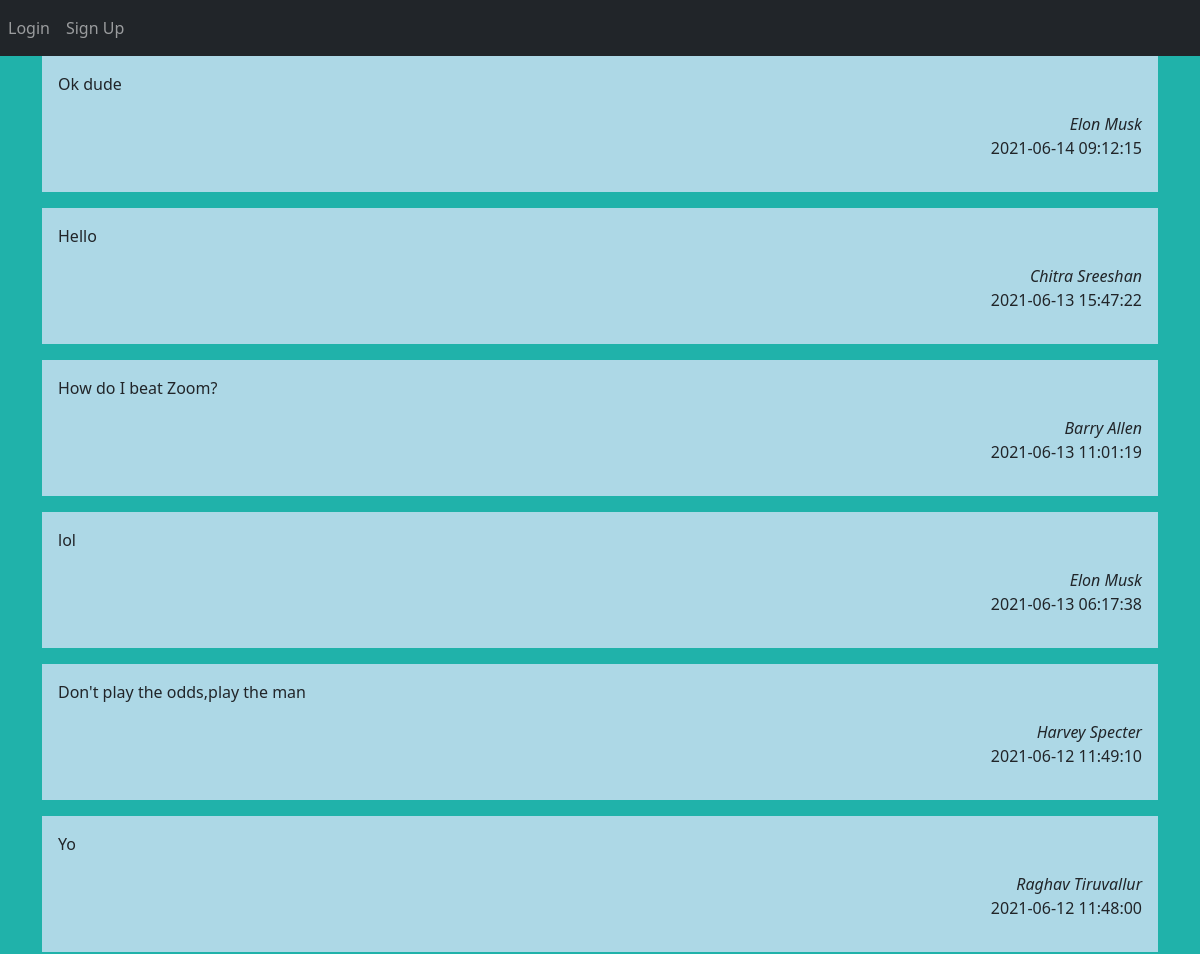
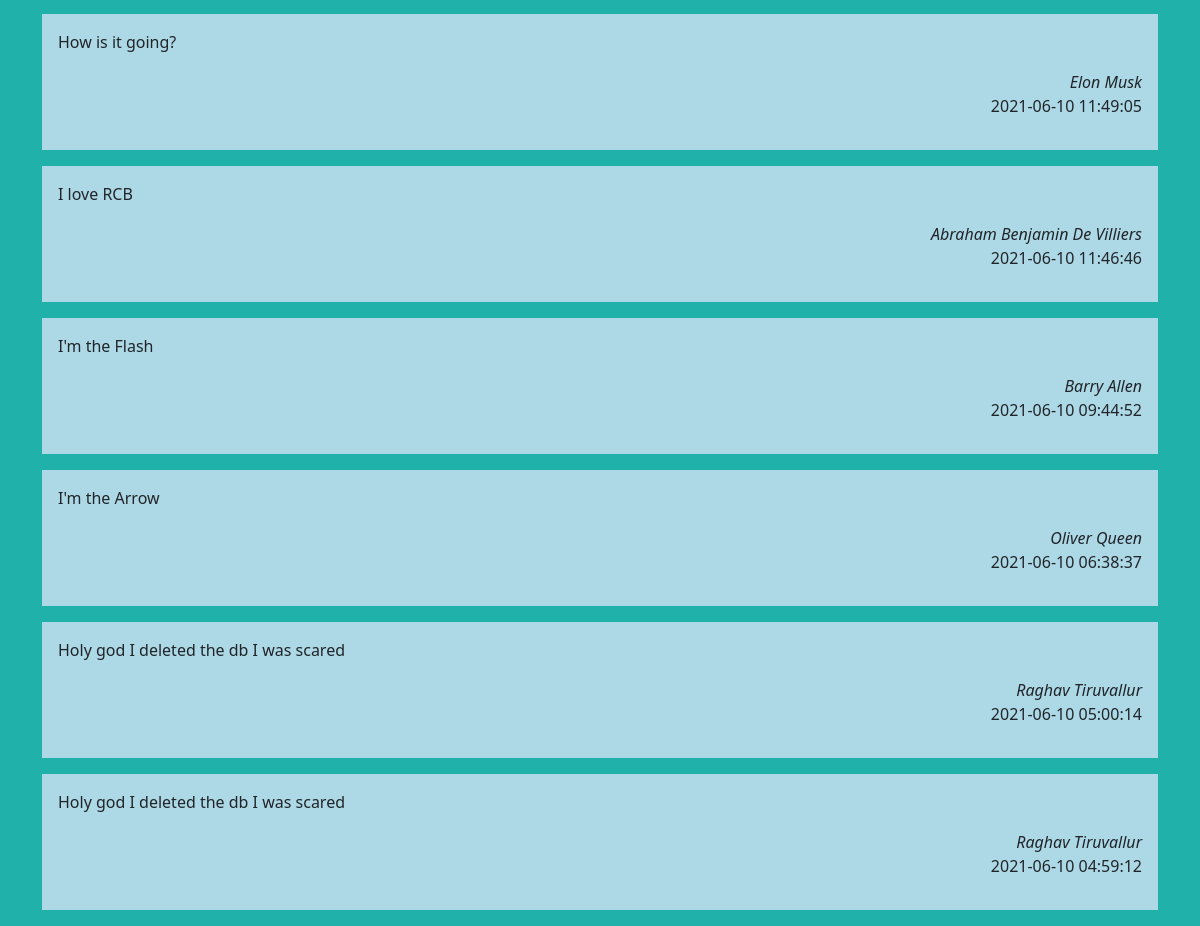
The app's page /allblogs with its own data (2 pictures, top to bottom).
### Website/models.py (models this page shows)
class Blog(db.Model):
      id=db.Column(db.Integer,primary_key=True)
      data=db.Column(db.String(10000))
      date=db.Column(db.DateTime(timezone=True),default=func.now())
      userId=db.Column(db.Integer,db.ForeignKey('user.id'))

class User(db.Model,UserMixin):
    id=db.Column(db.Integer,primary_key=True)
    email=db.Column(db.String(100),unique=True)
    phoneNumber=db.Column(db.String(10),unique=True)
    password=db.Column(db.String(100))
    firstName=db.Column(db.String(100))
    lastName=db.Column(db.String(100))
    blogs=db.relationship('Blog')

### Website/views.py (the view)
@views.route("/allblogs")
def allBlogs():
    blogAll=Blog.query.all()
    blogAll=blogAll[::-1]
    blogLength=len(blogAll)
    author=[]
    for blog in blogAll:
        author.append(User.query.filter_by(id=blog.userId).first())
    return render_template("allblogs.html",blogs=blogAll,author=author,user=current_user,blogLength=blogLength)

### Website/templates/allblogs.html (shortened to what this page needs)
{% extends "base.html" %}
{% block content%}
{%for i in range(blogLength)%}
<figure>
  <div class="card-body" style="background-color:lightblue;">
    <p>{{blogs[i].data}}</p>
  <div align="right">
      <cite align="right" title="Source Title">{{author[i].firstName + " " +author[i].lastName}}</cite>
      <p>{{blogs[i].date}}</p>
  </div>
    </div>
</figure>
{% endfor %}
{%endblock%}

### Website/templates/base.html (shortened to what this page needs)
<!DOCTYPE html>
<html>
<head>
    <link href="https://cdn.jsdelivr.net/npm/bootstrap@5.0.1/dist/css/bootstrap.min.css" rel="stylesheet">
</head>
<body style="background-color: lightseagreen;">
    <nav class="navbar navbar-expand-lg navbar-dark bg-dark">
          <div class="collapse navbar-collapse" id="navbar">
            <ul class="navbar-nav me-auto mb-2 mb-lg-0">
              <li class="nav-item">
                {% if user.is_authenticated%}
                <a class="nav-item nav-link" id="logout" href="/logout">Logout</a>
              </li>
              <li>
                <a class="nav-item nav-link" id="home" href="/">Home Page</a>
              </li>
              <li class="nav-item dropdown">
                <a class="nav-link dropdown-toggle" href="#" id="navbarDropdown" role="button" data-bs-toggle="dropdown" aria-expanded="false">
                  {{user.firstName}}
                </a>
                <ul class="dropdown-menu" aria-labelledby="navbarDropdown">
                <li><a class="dropdown-item" href="/profile">Profile</a></li>
                <li><a class="dropdown-item" href="/editprofile">Edit Profile</a></li>
                </ul>
                <li>
                <a class="nav-item nav-link" id="viewblogs" href="/allblogs">View Latest Blogs</a>
                </li>
                <li>
                  <a class="nav-item nav-link" id="viewblogs" href="/bloggers">Our Active Bloggers</a>
                </li>
              </li>
            {%else%}
            <li class="nav-item">
                <a class="nav-item nav-link" id="login" href="/login">Login</a>
              </li>
              <li class="nav-item">
                <a class="nav-item nav-link" id="signup" href="/signup">Sign Up</a>
              </li>
            </div>
        {%endif%}
      </nav>
      <div class="container">
          {%block content%}
          {%endblock%}
      </div>
</body>
</html>

### records on screen
Blog: data "Ok dude", date "2021-06-14 09:12:15"
User: firstName+lastName "Elon Musk" "Elon Musk" "Elon Musk"
Blog: data "Hello", date "2021-06-13 15:47:22"
User: firstName+lastName "Chitra Sreeshan"
Blog: data "How do I beat Zoom?", date "2021-06-13 11:01:19"
User: firstName+lastName "Barry Allen" "Barry Allen"
Blog: data "lol", date "2021-06-13 06:17:38"
Blog: data "Don't play the odds,play the man", date "2021-06-12 11:49:10"
User: firstName+lastName "Harvey Specter"
Blog: data "Yo", date "2021-06-12 11:48:00"
User: firstName+lastName "Raghav Tiruvallur" "Raghav Tiruvallur" "Raghav Tiruvallur"
Blog: data "How is it going?", date "2021-06-10 11:49:05"
Blog: data "I love RCB", date "2021-06-10 11:46:46"
User: firstName+lastName "Abraham Benjamin De Villiers"
Blog: data "I'm the Flash", date "2021-06-10 09:44:52"
Blog: data "I'm the Arrow", date "2021-06-10 06:38:37"
User: firstName+lastName "Oliver Queen"
Blog: data "Holy god I deleted the db I was scared", date "2021-06-10 05:00:14"
Blog: data "Holy god I deleted the db I was scared", date "2021-06-10 04:59:12"
